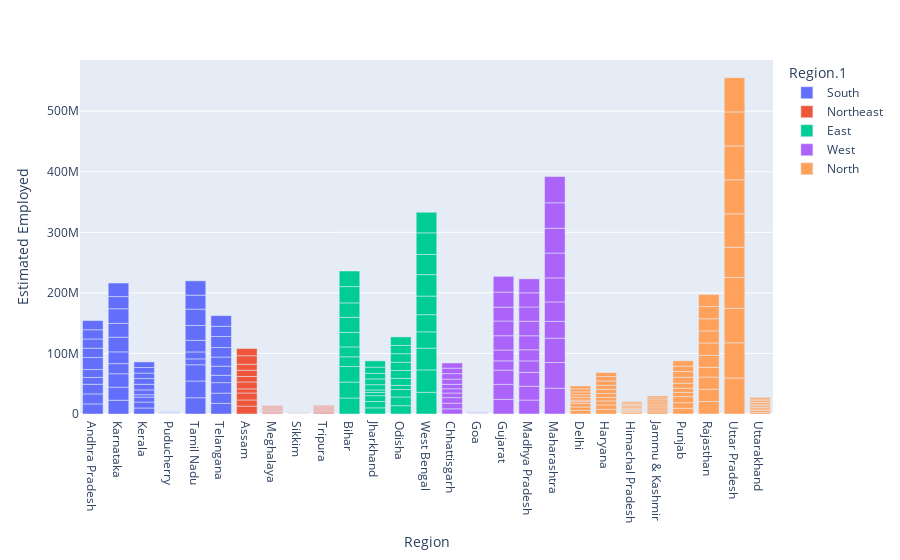

The code cell stored with this chart in its notebook:
### Code cell
px.bar(df , x="Region" , y=' Estimated Employed' , color="Region.1")

### Figure 1 — Plotly figure (JSON) as saved in the notebook; plotly's stock layout.template omitted (floating-point values rounded to 4 significant figures)
{"data": [{"alignmentgroup": "True", "hovertemplate": "Region.1=South<br>Region=%{x}<br> Estimated Employed=%{y}<extra></extra>", "legendgroup": "South", "marker": {"color": "#636efa", "pattern": {"shape": ""}}, "name": "South", "offsetgroup": "South", "orientation": "v", "showlegend": true, "textposition": "auto", "type": "bar", "x": ["Andhra Pradesh", "Andhra Pradesh", "Andhra Pradesh", "Andhra Pradesh", "Andhra Pradesh", "Andhra Pradesh", "Andhra Pradesh", "Andhra Pradesh", "Andhra Pradesh", "Andhra Pradesh", "Karnataka", "Karnataka", "Karnataka", "Karnataka", "Karnataka", "Karnataka", "Karnataka", "Karnataka", "Karnataka", "Karnataka", "Kerala", "Kerala", "Kerala", "Kerala", "Kerala", "Kerala", "Kerala", "Kerala", "Kerala", "Kerala", "Puducherry", "Puducherry", "Puducherry", "Puducherry", "Puducherry", "Puducherry", "Puducherry", "Puducherry", "Puducherry", "Puducherry", "Tamil Nadu", "Tamil Nadu", "Tamil Nadu", "Tamil Nadu", "Tamil Nadu", "Tamil Nadu", "Tamil Nadu", "Tamil Nadu", "Tamil Nadu", "Tamil Nadu", "Telangana", "Telangana", "Telangana", "Telangana", "Telangana", "Telangana", "Telangana", "Telangana", "Telangana", "Telangana"], "xaxis": "x", "y": [16635535, 16545652, 15881197, 11336911, 12988845, 19805400, 15431615, 15251776, 15220312, 15157557, 22688028, 21677719, 22079653, 16718395, 19397853, 24215057, 22885616, 24094289, 20127176, 22356390, 9904534, 9828023, 8221728, 3933276, 7921962, 9228268, 9504420, 9031944, 9240913, 9152881, 457950, 493961, 421028, 117542, 172308, 367135, 386563, 396006, 411717, 428419, 26881641, 27570589, 26830768, 9719167, 11483256, 19096847, 24572827, 27046415, 23025845, 23651626, 17609295, 16825970, 17341613, 12172230, 14977774, 15108910, 15679417, 18185429, 16961448, 17578739], "yaxis": "y"}, {"alignmentgroup": "True", "hovertemplate": "Region.1=Northeast<br>Region=%{x}<br> Estimated Employed=%{y}<extra></extra>", "legendgroup": "Northeast", "marker": {"color": "#EF553B", "pattern": {"shape": ""}}, "name": "Northeast", "offsetgroup": "Northeast", "orientation": "v", "showlegend": true, "textposition": "auto", "type": "bar", "x": ["Assam", "Assam", "Assam", "Assam", "Assam", "Assam", "Assam", "Assam", "Assam", "Assam", "Meghalaya", "Meghalaya", "Meghalaya", "Meghalaya", "Meghalaya", "Meghalaya", "Meghalaya", "Meghalaya", "Meghalaya", "Meghalaya", "Sikkim", "Sikkim", "Sikkim", "Sikkim", "Sikkim", "Sikkim", "Sikkim", "Sikkim", "Tripura", "Tripura", "Tripura", "Tripura", "Tripura", "Tripura", "Tripura", "Tripura", "Tripura", "Tripura"], "xaxis": "x", "y": [13051904, 10088268, 11542888, 6830817, 11367897, 9095944, 10286757, 9781310, 14107641, 11949329, 1491093, 1346829, 1482351, 965057, 1215064, 1350794, 1448106, 1357643, 1459726, 1381490, 262895, 215303, 193427, 221058, 265175, 244462, 231798, 242068, 1508130, 1584686, 1511217, 971514, 1290986, 1494140, 1348849, 1318621, 1368244, 1576529], "yaxis": "y"}, {"alignmentgroup": "True", "hovertemplate": "Region.1=East<br>Region=%{x}<br> Estimated Employed=%{y}<extra></extra>", "legendgroup": "East", "marker": {"color": "#00cc96", "pattern": {"shape": ""}}, "name": "East", "offsetgroup": "East", "orientation": "v", "showlegend": true, "textposition": "auto", "type": "bar", "x": ["Bihar", "Bihar", "Bihar", "Bihar", "Bihar", "Bihar", "Bihar", "Bihar", "Bihar", "Bihar", "Jharkhand", "Jharkhand", "Jharkhand", "Jharkhand", "Jharkhand", "Jharkhand", "Jharkhand", "Jharkhand", "Jharkhand", "Jharkhand", "Odisha", "Odisha", "Odisha", "Odisha", "Odisha", "Odisha", "Odisha", "Odisha", "Odisha", "Odisha", "West Bengal", "West Bengal", "West Bengal", "West Bengal", "West Bengal", "West Bengal", "West Bengal", "West Bengal", "West Bengal", "West Bengal"], "xaxis": "x", "y": [26397671, 26281655, 25717519, 16046236, 16280203, 23963933, 24989370, 23795534, 26902907, 25693252, 10198029, 10425425, 9638115, 5335262, 4145385, 8622722, 9521900, 9331640, 10185670, 10302276, 13743448, 14280735, 12272109, 6865693, 11730937, 12903993, 13614400, 14154039, 13608422, 14094553, 35820789, 36964178, 35903917, 26938836, 28356675, 30726310, 35372506, 33298644, 35707239, 33962549], "yaxis": "y"}, {"alignmentgroup": "True", "hovertemplate": "Region.1=West<br>Region=%{x}<br> Estimated Employed=%{y}<extra></extra>", "legendgroup": "West", "marker": {"color": "#ab63fa", "pattern": {"shape": ""}}, "name": "West", "offsetgroup": "West", "orientation": "v", "showlegend": true, "textposition": "auto", "type": "bar", "x": ["Chhattisgarh", "Chhattisgarh", "Chhattisgarh", "Chhattisgarh", "Chhattisgarh", "Chhattisgarh", "Chhattisgarh", "Chhattisgarh", "Chhattisgarh", "Chhattisgarh", "Goa", "Goa", "Goa", "Goa", "Goa", "Goa", "Goa", "Goa", "Goa", "Goa", "Gujarat", "Gujarat", "Gujarat", "Gujarat", "Gujarat", "Gujarat", "Gujarat", "Gujarat", "Gujarat", "Gujarat", "Madhya Pradesh", "Madhya Pradesh", "Madhya Pradesh", "Madhya Pradesh", "Madhya Pradesh", "Madhya Pradesh", "Madhya Pradesh", "Madhya Pradesh", "Madhya Pradesh", "Madhya Pradesh", "Maharashtra", "Maharashtra", "Maharashtra", "Maharashtra", "Maharashtra", "Maharashtra", "Maharashtra", "Maharashtra", "Maharashtra", "Maharashtra"], "xaxis": "x", "y": [8552172, 9195114, 9302317, 7600448, 6991217, 7332807, 8620294, 9050422, 9021854, 8546847, 416750, 478068, 411761, 500614, 378244, 489111, 458876, 473016, 425004, 392304, 24126346, 24757795, 23566641, 15288878, 17836936, 23657055, 24276120, 22817232, 25010199, 25970259, 23018632, 22711479, 22867164, 19041832, 18443927, 23054646, 23940158, 23619011, 23341952, 23144552, 42596868, 42416317, 40196806, 27689253, 32116847, 39708538, 40998545, 40963616, 42042911, 43317881], "yaxis": "y"}, {"alignmentgroup": "True", "hovertemplate": "Region.1=North<br>Region=%{x}<br> Estimated Employed=%{y}<extra></extra>", "legendgroup": "North", "marker": {"color": "#FFA15A", "pattern": {"shape": ""}}, "name": "North", "offsetgroup": "North", "orientation": "v", "showlegend": true, "textposition": "auto", "type": "bar", "x": ["Delhi", "Delhi", "Delhi", "Delhi", "Delhi", "Delhi", "Delhi", "Delhi", "Delhi", "Delhi", "Haryana", "Haryana", "Haryana", "Haryana", "Haryana", "Haryana", "Haryana", "Haryana", "Haryana", "Haryana", "Himachal Pradesh", "Himachal Pradesh", "Himachal Pradesh", "Himachal Pradesh", "Himachal Pradesh", "Himachal Pradesh", "Himachal Pradesh", "Himachal Pradesh", "Himachal Pradesh", "Himachal Pradesh", "Jammu & Kashmir", "Jammu & Kashmir", "Jammu & Kashmir", "Jammu & Kashmir", "Jammu & Kashmir", "Jammu & Kashmir", "Jammu & Kashmir", "Jammu & Kashmir", "Jammu & Kashmir", "Punjab", "Punjab", "Punjab", "Punjab", "Punjab", "Punjab", "Punjab", "Punjab", "Punjab", "Punjab", "Rajasthan", "Rajasthan", "Rajasthan", "Rajasthan", "Rajasthan", "Rajasthan", "Rajasthan", "Rajasthan", "Rajasthan", "Rajasthan", "Uttar Pradesh", "Uttar Pradesh", "Uttar Pradesh", "Uttar Pradesh", "Uttar Pradesh", "Uttar Pradesh", "Uttar Pradesh", "Uttar Pradesh", "Uttar Pradesh", "Uttar Pradesh", "Uttarakhand", "Uttarakhand", "Uttarakhand", "Uttarakhand", "Uttarakhand", "Uttarakhand", "Uttarakhand", "Uttarakhand", "Uttarakhand", "Uttarakhand"], "xaxis": "x", "y": [5805284, 5856307, 5553805, 3119274, 2632404, 4418914, 4291053, 4850107, 4958373, 4842698, 7693231, 7322942, 6641555, 5647630, 6437868, 6951934, 6800652, 7113788, 7132439, 6698551, 2287632, 2180268, 2021858, 1131128, 1897639, 2199683, 2229456, 2029740, 2237480, 2123965, 3453025, 3223513, 3359107, 3246493, 3202336, 3558889, 3429950, 3210281, 3106691, 9442093, 9229047, 9975485, 7020565, 6872938, 8390766, 9732417, 9386169, 8980432, 8800430, 20641716, 20328915, 20024680, 15984142, 19826602, 20506612, 19932393, 20014060, 20149594, 19908808, 59433759, 58060531, 56976338, 50915056, 49801902, 55380649, 56201654, 55831744, 56106836, 56539521, 2711639, 3020931, 2539302, 2720115, 2694072, 2656071, 2938552, 2717528, 2695230, 2739309], "yaxis": "y"}], "layout": {"autosize": true, "barmode": "relative", "legend": {"title": {"text": "Region.1"}, "tracegroupgap": 0}, "margin": {"t": 60}, "xaxis": {"anchor": "y", "autorange": true, "domain": [0, 1], "range": [-0.5, 26.5], "title": {"text": "Region"}, "type": "category"}, "yaxis": {"anchor": "x", "autorange": true, "domain": [0, 1], "range": [0, 584500000.0], "title": {"text": " Estimated Employed"}, "type": "linear"}}}
